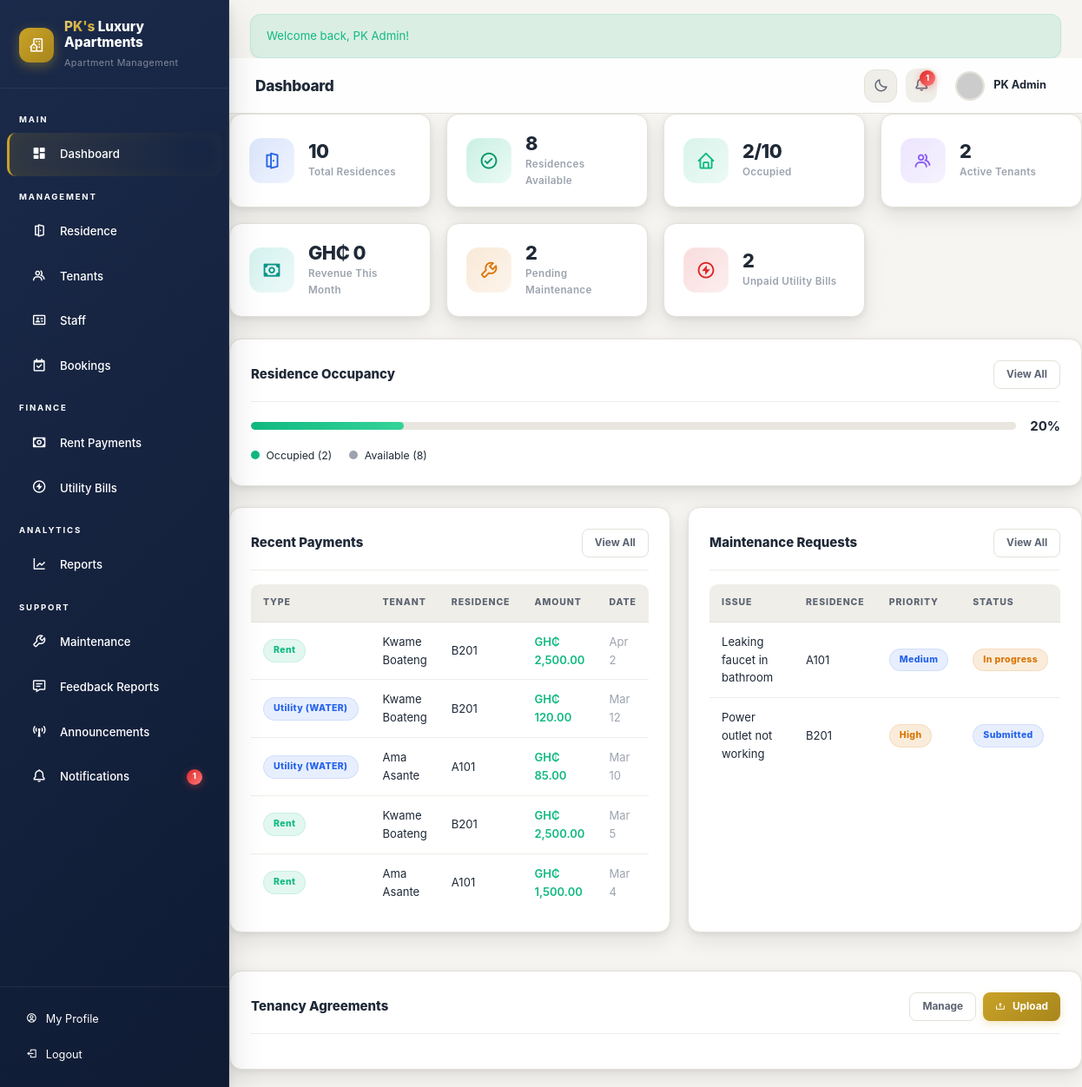
/dashboard.php (signed in), run on the app's committed database.
### tables this page shows
CREATE TABLE users (
    id INT AUTO_INCREMENT PRIMARY KEY,
    username VARCHAR(50) UNIQUE NOT NULL,
    password VARCHAR(255) NOT NULL,
    full_name VARCHAR(100) NOT NULL,
    email VARCHAR(100),
    phone VARCHAR(20),
    role ENUM('admin', 'staff', 'tenant') NOT NULL DEFAULT 'tenant',
    profile_picture VARCHAR(255) DEFAULT 'default.png',
    date_of_birth DATE,
    must_change_password TINYINT(1) DEFAULT 0,
    is_active TINYINT(1) DEFAULT 1,
    last_login DATETIME DEFAULT NULL,
    created_at TIMESTAMP DEFAULT CURRENT_TIMESTAMP,
    updated_at TIMESTAMP DEFAULT CURRENT_TIMESTAMP ON UPDATE CURRENT_TIMESTAMP
);

CREATE TABLE maintenance_requests (
    id INT AUTO_INCREMENT PRIMARY KEY,
    tenant_id INT NOT NULL,
    room_id INT NOT NULL,
    category ENUM('plumbing', 'electrical', 'structural', 'pest_control', 'appliance', 'other') NOT NULL,
    subject VARCHAR(150) NOT NULL,
    description TEXT NOT NULL,
    priority ENUM('low', 'medium', 'high', 'urgent') DEFAULT 'medium',
    status ENUM('submitted', 'in_progress', 'resolved', 'closed') DEFAULT 'submitted',
    assigned_to INT,
    assigned_name VARCHAR(100),
    assigned_phone VARCHAR(20),
    resolution_notes TEXT,
    resolved_date DATETIME,
    created_at TIMESTAMP DEFAULT CURRENT_TIMESTAMP,
    updated_at TIMESTAMP DEFAULT CURRENT_TIMESTAMP ON UPDATE CURRENT_TIMESTAMP,
    FOREIGN KEY (tenant_id) REFERENCES users(id) ON DELETE CASCADE,
    FOREIGN KEY (room_id) REFERENCES rooms(id) ON DELETE CASCADE,
    FOREIGN KEY (assigned_to) REFERENCES users(id) ON DELETE SET NULL
);

CREATE TABLE rooms (
    id INT AUTO_INCREMENT PRIMARY KEY,
    room_number VARCHAR(10) UNIQUE NOT NULL,
    room_type VARCHAR(50) NOT NULL DEFAULT 'single',
    floor INT DEFAULT 1,
    size_sqm DECIMAL(6,2),
    rental_price DECIMAL(10,2) NOT NULL,
    status ENUM('available', 'occupied', 'maintenance') DEFAULT 'available',
    image VARCHAR(255) DEFAULT NULL,
    description TEXT,
    amenities TEXT,
    created_at TIMESTAMP DEFAULT CURRENT_TIMESTAMP
);

### dashboard.php (the view, shortened to what the rows shown need)
<?php
require_once __DIR__ . '/config/database.php';
$pageTitle = 'Dashboard';
$db = getDB();
$user = currentUser();
$role = $user['role'];
$recentMaintenance = $db->query("SELECT mr.*, u.full_name as tenant_name, r.room_number FROM maintenance_requests mr JOIN users u ON mr.tenant_id = u.id JOIN rooms r ON mr.room_id = r.id ORDER BY mr.created_at DESC LIMIT 5")->fetchAll();
include __DIR__ . '/includes/header.php';
?>
<?php if ($role === 'admin' || $role === 'staff'): ?>
<div class="grid-2">
    <div class="card">
        <div class="table-responsive">
            <table>
                <thead>
                    <tr><th>Type</th><th>Tenant</th><th>Residence</th><th>Amount</th><th>Date</th></tr>
                </thead>
            </table>
        </div>
    </div>
    <div class="card">
        <div class="table-responsive">
            <table>
                <thead>
                    <tr><th>Issue</th><th>Residence</th><th>Priority</th><th>Status</th></tr>
                </thead>
                <tbody>
                    <?php if ($recentMaintenance): foreach ($recentMaintenance as $m): ?>
                    <tr>
                        <td><?= sanitize($m['subject']) ?></td>
                        <td><?= sanitize($m['room_number']) ?></td>
                        <td>
                            <span class="badge badge-<?= $m['priority'] === 'urgent' ? 'danger' : ($m['priority'] === 'high' ? 'warning' : ($m['priority'] === 'medium' ? 'info' : 'secondary')) ?>">
                                <?= ucfirst($m['priority']) ?>
                            </span>
                        </td>
                        <td>
                            <span class="badge badge-<?= $m['status'] === 'resolved' ? 'success' : ($m['status'] === 'in_progress' ? 'warning' : 'info') ?>">
                                <?= ucfirst(str_replace('_', ' ', $m['status'])) ?>
                            </span>
                        </td>
                    </tr>
                    <?php endforeach; else: ?>
                    <tr><td colspan="4" class="text-center text-muted">No requests</td></tr>
                    <?php endif; ?>
                </tbody>
            </table>
        </div>
    </div>
</div>
<?php endif; ?>
<?php include __DIR__ . '/includes/footer.php'; ?>

### includes/header.php (shortened to what the rows shown need)
<?php
require_once __DIR__ . '/../config/database.php';
$user = currentUser();
?>
<!DOCTYPE html>
<html lang="en">
<head>
    <link rel="stylesheet" href="https://unpkg.com/boxicons@2.1.4/css/boxicons.min.css">
    <link rel="stylesheet" href="<?= SITE_URL ?>/css/style.css?v=18">
</head>
<body>
<div class="app-layout">
    <aside class="sidebar" id="sidebar">
        <div class="sidebar-brand">
            <div>
                <h2><span class="brand-gold">PK's</span> Luxury Apartments</h2>
            </div>
        </div>
    </aside>
    <main class="main-content">
        <header class="topbar">
            <div class="topbar-left">
                <h2><?= isset($pageTitle) ? sanitize($pageTitle) : 'Dashboard' ?></h2>
            </div>
            <div class="topbar-right">
                <div class="topbar-user" onclick="location.href='profile.php'">
                    <img src="<?= SITE_URL ?>/uploads/profiles/<?= $user['profile_picture'] ?>" alt="Profile" loading="lazy" onerror="this.src='https://ui-avatars.com/api/?name=<?= urlencode($user['full_name']) ?>&background=47433E&color=fff'">
                    <span><?= sanitize($user['full_name']) ?></span>
                </div>
            </div>
        </header>

### data on the page
users: full_name "PK Admin"
maintenance_requests: subject "Leaking faucet in bathroom", room.room_number "A101", priority "Medium", status "In progress"
maintenance_requests: subject "Power outlet not working", room.room_number "B201", priority "High", status "Submitted"

### other printed values
$unreadNotifs "1"
$flash['message'] "Welcome back, PK Admin!"
$pageTitle "Dashboard"
$totalRooms "10"
$availableRooms "8"
$occupiedRooms "2"
$totalTenants "2"
$pendingMaintenance "2"
$overdueBills "2"
$occupiedRooms/$totalRooms*100 "20"
$p['kind'] "Rent"
$p['tenant_name'] "Kwame Boateng"
$p['room_number'] "B201"
formatCurrency($p['amount']) "GH₵ 2,500.00"
date('M j', strtotime($p['payment_date'])) "Apr 2"
